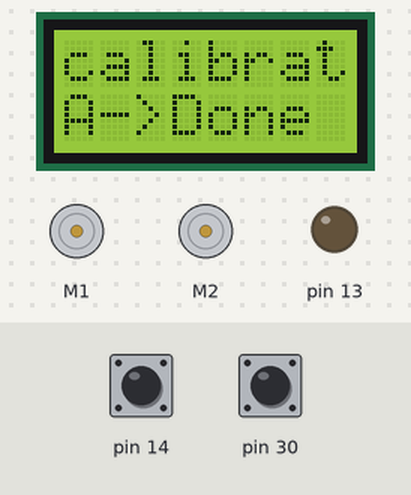
The sketch below on a simulated Arduino Leonardo, built with avr-gcc and run on an emulated ATmega32U4. Shown: 8×2 character LCD, 2 × DC motor (green arrow = forward, orange = backward, longer = faster), output pins drawn as LEDs (lit = HIGH). The test bench sets the inputs (shaded band); at power-on: pin 14 HIGH, pin 30 HIGH.

Above: at 0.8 s.
0.9 s: pin 14 pulled LOW for 0.15 s
At 1.7 s:
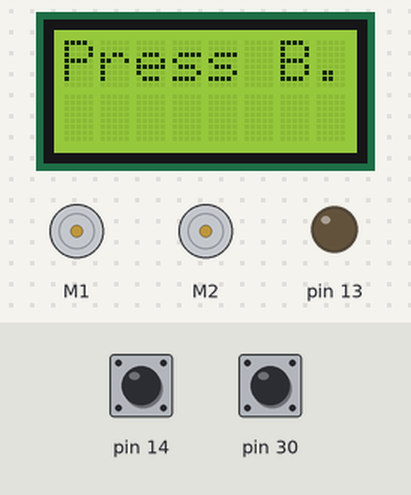
2.5 s: pin 30 pulled LOW for 0.15 s
At 5.8 s:
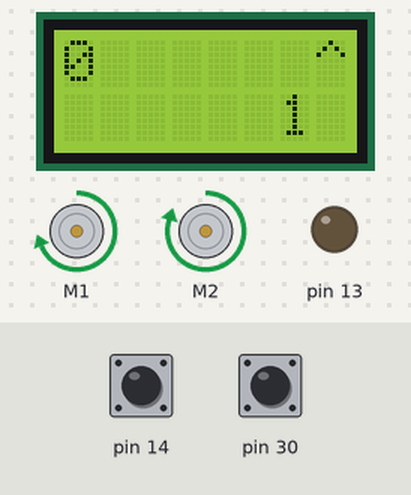
At 7.8 s:
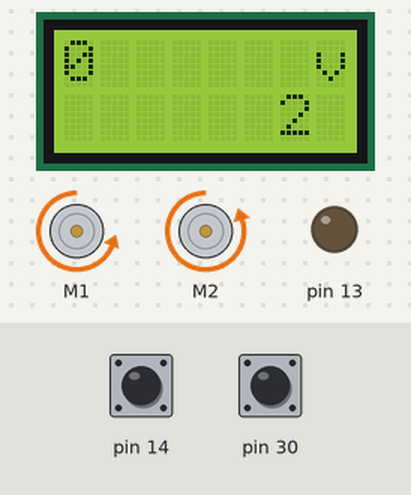
Timing chart, 0 to 21.4 s (numbered marks = the images above; inputs shaded):
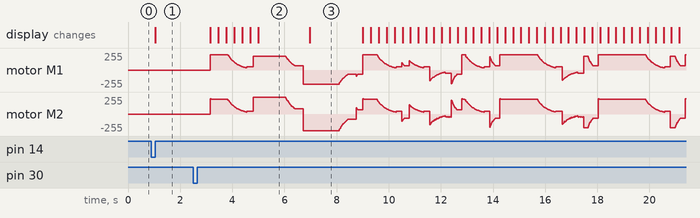

The sketch:

BattleBots.ino
```cpp
#include <Wire.h>
#include <Zumo32U4.h>

Zumo32U4Motors motors;
Zumo32U4ButtonA buttonA;
Zumo32U4ButtonB buttonB;
Zumo32U4Encoders encoders;
Zumo32U4LCD screen;
Zumo32U4LineSensors lineSensors;

int leftEnc, rightEnc, avg, diff;
int currentStep;
int lineSensorValues[5];


void setup() {
  // put your setup code here, to run once:
  screen.clear();
  Serial.begin(9600);
  lineSensors.initFiveSensors();
  doLineSensorCalibration();
  screen.gotoXY(0,0);
  screen.clear();
  screen.print("Press B.");
  buttonB.waitForButton();
  delay(500);
  currentStep = 0;
}


void doLineSensorCalibration()
{
  buttonA.waitForRelease();
  screen.clear();
  screen.gotoXY(0,0);
  screen.print("calibrating");
  screen.gotoXY(0,1);
  screen.print("A->Done");
  while (!buttonA.isPressed())
  {
    lineSensors.calibrate();
    delay(5);
  }
  buttonA.waitForRelease();
}


void loop() {
  screen.clear();
  updateStepInLowerRightCornerOfScreen();
  if (currentStep == 0)
  {
    moveOneStepStraightTowards(4000);
  }
  if (currentStep == 1)
  {
    moveOnALine(6500);
    //push ball
  }
  if (currentStep == 2)
  {
    moveOnALine(-7000);
  }
  if (currentStep == 3)
  {
   turnOneStepTowardsAngle(-600);
  }
  if (currentStep == 4)
  {
    moveOneStepStraightTowards(3500);
  }
  if (currentStep == 5)
  {
   turnOneStepTowardsAngle(700);
  }
  if (currentStep == 6)
  {
    moveOneStepStraightTowards(900);
    //stuff cube under right ramp
  }
  if (currentStep == 7)
  {
    moveOneStepStraightTowards(-1000);
  }
  if (currentStep == 8)
  {
   turnOneStepTowardsAngle(-1400);
  }
  if (currentStep == 9)
  {
    moveOneStepStraightTowards(1890);
  }
  if (currentStep == 10)
  {
   turnOneStepTowardsAngle(1250);
  }
  if (currentStep == 11)
  {
    moveOneStepStraightTowards(7000);
  }
  if (currentStep == 12)
  {
    moveOneStepStraightTowards(-1000);
  }
  if (currentStep == 13)
  {
   turnOneStepTowardsAngle(2400);
  }
  if (currentStep == 14)
  {
    moveOneStepStraightTowards(8500);
  }
  if (currentStep == 15)
  {
   turnOneStepTowardsAngle(2600);
  }
  if (currentStep == 16)
  {
    moveOneStepStraightTowards(5800);
    //to the center
  }
  if (currentStep == 17)
  {
     screen.clear();
     screen.gotoXY(0,0);
     screen.print("Press B");
     buttonB.waitForButton();
     resetAndAdvanceToNextStep();
     currentStep = 0;
  }
}


void measureEncoders()
{
  leftEnc = encoders.getCountsLeft();
  rightEnc = encoders.getCountsRight();
  avg = (leftEnc + rightEnc)/2;
  diff = leftEnc - rightEnc;
}


void moveOnALine(int target)
{
  int pos = lineSensors.readLine(lineSensorValues,true);
  screen.clear();
     screen.gotoXY(0,0);
     screen.print(pos);
     updateStepInLowerRightCornerOfScreen();
  measureEncoders();
  int error = avg - target;
  int power = abs(error)/4;
  if (power > 330)
  {
    power = 330;
  }
  if (power < 105)
  {
    power = 105;
  }
  // ----------------
  if (abs(error) > 20)
  {
    int leftMotorPower;
    if (avg < target)
    {
      leftMotorPower = power;
      updateDirectionIndicatorOnScreen("^");
    }
    if (avg > target)
    {
      leftMotorPower = -1*power;
      updateDirectionIndicatorOnScreen("v");
    }
    int rightMotorPower = leftMotorPower;
    if(pos <= 2005)
    {
      setLEDs(LOW,LOW,HIGH);
      rightMotorPower = leftMotorPower * 1.2;
    }
    else if(pos <= 1995)
    {
      setLEDs(HIGH,LOW,LOW);
      rightMotorPower = leftMotorPower * 0.9;
    }
    else
    {
      setLEDs(LOW,HIGH,LOW);
    }

    motors.setSpeeds(leftMotorPower,rightMotorPower);
  }
  else
  {
    resetAndAdvanceToNextStep();
  }
}


void moveOneStepStraightTowards(int target)
{
  measureEncoders();
  int error = avg-target;

  screen.gotoXY(0,0);
  screen.print(avg);
  screen.gotoXY(0,1);
  screen.print(target);

  int power = abs(error)/4;
  if (power > 360)
  {
    power = 360;
  }
  if (power < 50)
  {
    power = 75;
  }
  // ----------------
  if (abs(error) > 20)
  {
    int leftMotorPower;
    if (avg < target)
    {
      leftMotorPower = power;
      updateDirectionIndicatorOnScreen("^");
    }
    if (avg > target)
    {
      leftMotorPower = -1*power;
      updateDirectionIndicatorOnScreen("v");
    }
    // ---------  Correct for left/right drift -> see Encoders 1
    int rightMotorPower = leftMotorPower;  // assume we go straight
    if (leftMotorPower>0) // driving forwards.
    {
      if (diff < -7) // correct if drifting left
      {
          rightMotorPower = leftMotorPower * 0.95;
      }
      if (diff > 7) // correct if drifting right
      {
          rightMotorPower = leftMotorPower * 1.10; //updated from 1.05 to 1.10 in version 1.1
      }
    }
    else // course correction if driving backwards! New in version 1.1
    {
      if (diff < -4) // correct if drifting left
      {
          rightMotorPower = leftMotorPower * 1.10; //updated from 1.05 to 1.10 in version 1.1
      }
      if (diff > 4) // correct if drifting right
      {
          rightMotorPower = leftMotorPower * 0.90;
      }
    }
    // ------------
    motors.setSpeeds(leftMotorPower,rightMotorPower);
  }
  else // if we are at the target...
  {
    resetAndAdvanceToNextStep();
  }
}


void turnOneStepTowardsAngle(int target)
{
  measureEncoders();
  int error = diff-target;

  screen.gotoXY(0,0);  // draw diff and target on screen.
  screen.print(diff);
  screen.gotoXY(0,1);
  screen.print(target);
//  screen.print(error); // alternative to "target," if you prefer.

  // ------------ P-control -> see "Encoders 2"
  int power = abs(error)/4;
  if (power > 319)
  {
    power = 319;
  }
  if (power < 100) // min power that actually moves the robot.
  {
    power = 100;
  }
  // ------------
  if (abs(error) > 20) // within 20 is "close enough." - adjust as needed.
  {
    if (diff < target) // we need to turn right to get to target.
    {
       motors.setSpeeds(+1*power,-1*power);
       updateDirectionIndicatorOnScreen(">");
    }
    else // we need to turn left to get to target
    {
       motors.setSpeeds(-1*power,+1*power);
       updateDirectionIndicatorOnScreen("<");
    }
  }
  else
  {
    resetAndAdvanceToNextStep();
  }
}

/**
 * process when we reach target to set up for the next step in our multi-step
 * procedure.
 */
void resetAndAdvanceToNextStep()
{
    encoders.getCountsAndResetLeft();
    encoders.getCountsAndResetRight();
    currentStep = currentStep + 1;
    motors.setSpeeds(0,0);
}

/**
 * draws an arrow (or whatever dir is) in the upper right corner of the screen.
 */
void updateDirectionIndicatorOnScreen(String dir)
{
  screen.gotoXY(7,0);
  screen.print(dir);
}

/**
 * puts the step number into the lower right corner of screen.
 */
void updateStepInLowerRightCornerOfScreen()
{
  screen.gotoXY(6,1); // print the current step in the lower right corner.
  screen.print(currentStep);
}
/**
 * Change the state of all three LEDs - call this method with three HIGH/LOW values to set all three LEDs at once.
 * For example, "setLEDs(HIGH,LOW,HIGH);" would turn on the yellow and red LEDs.
 */
void setLEDs(int Y, int G, int R)
{
    ledYellow(Y);
    ledGreen(G);
    ledRed(R);
}
```

Measured:
- after the input at 0.9 s, the display: changes after 0.15 s (image 1)
- after the input at 2.5 s, the display: first changes after 0.66 s (image 2 shows a later state)
